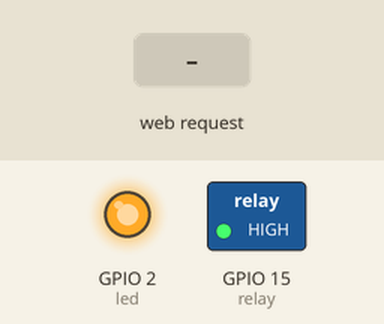
Recording of a sketch running on a simulated ESP32. Shown: switched loads named in the sketch (green lamp = pin HIGH), output pins drawn as LEDs (lit = HIGH). The test bench sets the inputs (shaded band). WiFi joins after 1.5 s; servers stay silent unless stated; pins used as bus, display or sensor lines are not drawn; what the sketch prints to the serial monitor is not drawn.

Above: at 2.7 s.
2.8 s: HTTP request GET /toggle received
Timing chart, 0 to 5.8 s (numbered marks = the images above; inputs shaded):
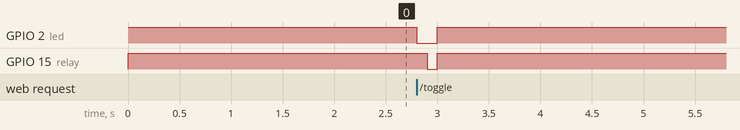

The sketch:

esp32-garage-door-opener.ino
```cpp
#include <WiFi.h>
#include <WiFiClient.h>
#include <WebServer.h>
#include <ESPmDNS.h>

const char* ssid = "<ENTER WIFI NAME HERE>";
const char* password = "<ENTER WIFI PASSWORD HERE>";

WebServer server(80);

const int led = 2;
const int relay = 15;
const int reset = 26;
const int resetInterval = 3600000; // 1hr by default
const int lockDuration = 14000; //default 14 second lockout

int requestedState = 1; // open=0, closed=1
int currentState = 1; // open=0, closed=1
int lockExpire = 0;

void setup(void) {
  // Setup GPIO pin modes
  pinMode(led, OUTPUT);
  pinMode(relay, OUTPUT);
  pinMode(reset, OUTPUT);
  // Initialize GPIO positions
  digitalWrite(led, HIGH);
  digitalWrite(relay, HIGH);
  digitalWrite(reset, HIGH);

  Serial.begin(115200);

  // Connect to wifi
  WiFi.mode(WIFI_STA);
  WiFi.begin(ssid, password);
  WiFi.setSleep(false);

  // Wait for connection
  while (WiFi.status() != WL_CONNECTED) {
    delay(500);
    Serial.print(".");
  }
  Serial.print("Connected to ");
  Serial.println(ssid);
  Serial.print("IP address: ");
  Serial.println(WiFi.localIP());
  if (MDNS.begin("esp32")) {
    Serial.println("MDNS responder started");
  }

  server.on("/", []() {
    server.send(200, "text/plain", "This is Joe's Garage Door!\nSend a GET request to an endpoint below: \n\n`/toggle`\t\tToggle door state. Digital 'press' of the garage door button.\n`/reset`\t\tReset device. Remotely press reset button.\n`/status`\t\tGet JSON status of garage door.\n`/setState?value=1`\tSet state of garage door. Valid states are the two values, `open=0` and `closed=1`\n");
  });

  server.on("/toggle", []() {
    digitalWrite(led, LOW);
    toggleGarageDoorState();
    server.send(200, "text/plain", "Pressed garage door button. Door state will toggle.\n");
    digitalWrite(led, HIGH);
  });

  server.on("/reset", []() {
    server.send(200, "text/plain", "Resetting device. Please wait 10 seconds.\n");
    delay(100);
    digitalWrite(reset, LOW);
  });

  server.on("/status", []() {
    digitalWrite(led, LOW);
    server.send(200, "text/plain", "{\"currentState\":" + String(currentState) + ",\"requestedState\":" + String(requestedState) +"}\n");
    digitalWrite(led, HIGH);
  });

  server.on("/setState", []() {
    for (uint8_t i = 0; i < server.args(); i++) {
      if (server.argName(i) == "value" ) {
          requestedState = server.arg(i).toInt();
          server.send(200, "text/plain", "{\"currentState\":" + String(currentState) + ",\"requestedState\":" + String(requestedState) +"}\n");
        }
      }
  });

  server.onNotFound([]() {
    digitalWrite(led, 1);
    String message = "Route Not Found\n\n";
    message += "URI: ";
    message += server.uri();
    message += "\nMethod: ";
    message += (server.method() == HTTP_GET) ? "GET" : "POST";
    message += "\nArguments: ";
    message += server.args();
    message += "\n";
    for (uint8_t i = 0; i < server.args(); i++) {
      message += " " + server.argName(i) + ": " + server.arg(i) + "\n";
    }
    server.send(404, "text/plain", message);
  });

  server.begin();
  Serial.println("HTTP server started");
}

void toggleGarageDoorState() {
    digitalWrite(led, LOW);
    digitalWrite(relay, HIGH);
    delay(100);
    digitalWrite(relay, LOW);
    delay(100);
    digitalWrite(relay, HIGH);
    digitalWrite(led, HIGH);
}

void loop(void) {
  server.handleClient();

  if (requestedState != currentState) {
    if (millis() >= lockExpire) {
      toggleGarageDoorState();
      currentState = requestedState;
      lockExpire = millis() + lockDuration;
    }
  }

  if (millis() > resetInterval) {
    digitalWrite(reset, LOW);
  }

  delay(2);//allow the cpu to switch to other tasks
}
```

Measured:
- after the input at 2.8 s, GPIO 2 (led): HIGH → LOW at once, → HIGH 0.20 s later; GPIO 15 (relay): HIGH → LOW after 0.10 s, → HIGH 0.10 s later
